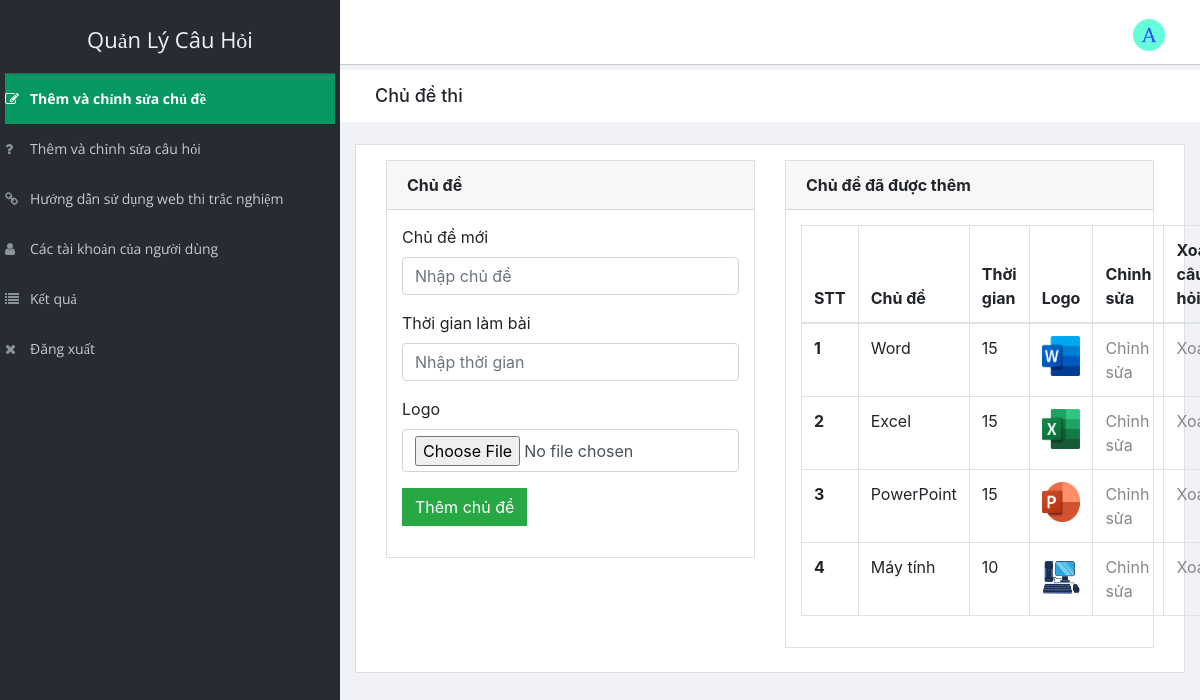
/admin/index.php (signed in), run on the app's committed database.
### tables this page shows
CREATE TABLE `exam_category` (
  `id` int(5) NOT NULL,
  `category` varchar(100) NOT NULL,
  `exam_time_in_minutes` varchar(5) NOT NULL,
  `logo` varchar(200) NOT NULL
);

### admin/index.php (the view, shortened to what this page needs)
<?php
include "header.php";
include "../connection.php";
    ?>
<div class="breadcrumbs">
    <div class="col-sm-4">
        <div class="page-header float-left">
            <div class="page-title">
                <h1>Chủ đề thi</h1>
            </div>
        </div>
    </div>
</div>
<div class="content mt-3">
    <div class="animated fadeIn">
        <div class="row">
            <div class="col-lg-12">
                <div class="card">
                    <form name="forml" action="" method="post" enctype="multipart/form-data">
                        <div class="card-body">
                            <div class="col-lg-6">
                                <div class="card">
                                    <div class="card-header"><strong>Chủ đề</strong></div>
                                    <div class="card-body card-block">
                                        <div class="form-group"><label for="company" class=" form-control-label">Chủ đề
                                                mới</label><input type="text" name="examname" placeholder="Nhập chủ đề"
                                                class="form-control"></div>
                                        <div class="form-group"><label for="vat" class=" form-control-label">Thời
                                                gian làm bài</label><input type="text" placeholder="Nhập thời gian"
                                                class="form-control" name="examtime"></div>
                                        <div class="form-group"><label for="company" class=" form-control-label">Logo
                                            </label><input type="file" name="logoi" class="form-control"
                                                style="padding-bottom: 35px;"></div>
                                        <div class="form-group">
                                            <input type="submit" name="submitl" value="Thêm chủ đề"
                                                class="btn btn-success">
                                        </div>
                                    </div>
                                </div>
                            </div>
                            <div class="col-lg-6">
                                <div class="card">
                                    <div class="card-header">
                                        <strong class="card-title">Chủ đề đã được thêm</strong>
                                    </div>
                                    <div class="card-body">
                                        <table class="table table-bordered">
                                            <thead>
                                                <tr>
                                                    <th scope="col">STT</th>
                                                    <th scope="col">Chủ đề</th>
                                                    <th scope="col">Thời gian</th>
                                                    <th scope="col">Logo</th>
                                                    <th scope="col">Chỉnh sửa</th>
                                                    <th scope="col">Xoá câu hỏi</th>
                                                </tr>
                                            </thead>
                                            <tbody>
                                                <?php
                                                $count=0;
                                            $res=mysqli_query($link,"select * from exam_category");
                                            while($row=mysqli_fetch_array($res))
                                            {
                                                $count=$count+1;
                                                ?>
                                                <tr>
                                                    <th scope="row"><?php echo $count; ?></th>
                                                    <td><?php echo $row["category"]; ?></td>
                                                    <td><?php echo $row["exam_time_in_minutes"]; ?></td>
                                                    <?php
                                                    echo "<td>";
                                                    if(strpos($row["logo"],'logoimg')!==false)
                                                    {
                                                    ?>
                                                    <img src="<?php echo $row["logo"];?> " height="40" width="40">
                                                    <?php
                                                    }
                                                    echo "</td>";
                                                    ?>
                                                    <td><a href="edit_exam.php?id=<?php echo $row["id"]; ?>"> Chỉnh sửa
                                                        </a>
                                                    </td>
                                                    <td><a href="delete.php?id=<?php echo $row["id"]; ?>">Xoá</a>
                                                    </td>
                                                </tr>
                                                <?php
                                            }
                                            ?>
                                            </tbody>
                                        </table>
                                    </div>
                                </div>
                            </div>
                        </div>
                    </form>
                </div>
            </div>
        </div>
    </div>
</div>

### admin/header.php (shortened to what this page needs)
<!doctype html>
<html class="no-js" lang="en">
<head>
    <link rel="stylesheet" href="css/bootstrap.min.css">
    <link rel="stylesheet" href="https://cdnjs.cloudflare.com/ajax/libs/font-awesome/4.7.0/css/font-awesome.min.css">
    <link rel="stylesheet" href="css\style.css">
</head>
<body>
    <aside id="left-panel" class="left-panel">
        <nav class="navbar navbar-expand-sm navbar-default">
            <div class="navbar-header">
                <a class="navbar-brand" href="#">
                    Quản lý câu hỏi
                </a>
            </div>
            <div id="main-menu" class="main-menu collapse navbar-collapse">
                <ul class="nav navbar-nav">
                    <li class="active">
                        <a href="index.php"> <i class="menu-icon fa fa-edit"></i>Thêm và chỉnh
                            sửa chủ đề
                        </a>
                    </li>
                    <li>
                        <a href="add_edit_exam_quest.php"> <i class="menu-icon fa fa-question"></i>Thêm và chỉnh sửa câu
                            hỏi
                        </a>
                    </li>
                    <li>
                        <a href="instruct_exam.php"> <i class="menu-icon fa fa-link"></i></i>Hướng
                            dẫn sử dụng web
                            thi
                            trắc nghiệm
                        </a>
                    </li>
                    <li>
                        <a href="user_acc.php"> <i class="menu-icon fa fa-user"></i>Các tài khoản của người dùng
                        </a>
                    </li>
                    <li>
                        <a href="old_exam_results.php"> <i class="menu-icon fa fa-list"></i>Kết quả
                        </a>
                    </li>
                    <li>
                        <a href="logout.php"> <i class="menu-icon fa fa-close"></i>Đăng xuất </a>
                    </li>
                </ul>
            </div>
        </nav>
    </aside>
    <div id="right-panel" class="right-panel">
        <header id="header" class="header">
            <div class="header-menu">
                <div class="col-sm-7">
                </div>
                <div class="col-sm-5">
                    <div class="user-area dropdown float-right">
                        <a href="#" class="dropdown-toggle" data-toggle="dropdown" aria-haspopup="true"
                            aria-expanded="false">
                            <img class="user-avatar rounded-circle"
                                src="images\Picsart_23-03-30_10-18-14-850.png" alt="User Avatar">
                        </a>
                    </div>
                </div>
            </div>
        </header>

### admin/header.php (style rules this page uses)
li:hover, li.active { background-color: #059862; transition: all 0.2s linear; }

### data on the page
exam_category: category "Word", exam_time_in_minutes "15", logo (picture)
exam_category: category "Excel", exam_time_in_minutes "15", logo (picture)
exam_category: category "PowerPoint", exam_time_in_minutes "15", logo (picture)
exam_category: category "Máy tính", exam_time_in_minutes "10", logo (picture)
